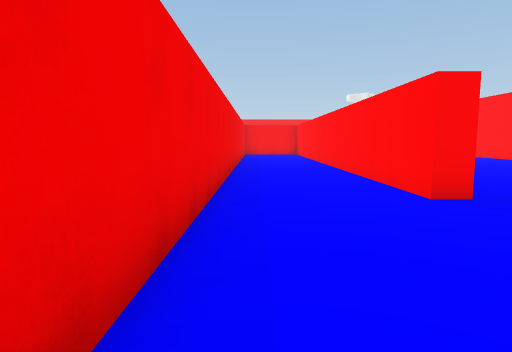
view 1 (above)

15 first-person views from a walk through a scene from a Unity 3-D project. The camera is 1.4 m above the floor, tilts 6° down and sees 75° across. The floor is counted in squares, 2 m on a side. Each view is taken from the middle of a square. On the plan, view 1 faces up. The plan holds only what a view shows up to about 10 squares ahead; the rest is blank. The place goes on beyond the plan.

view 2
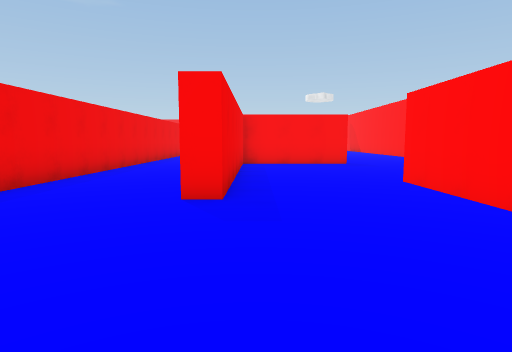

view 3
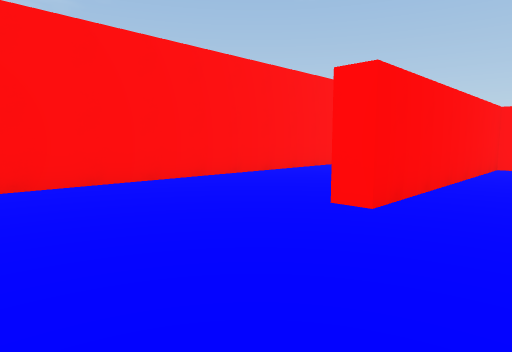

view 4
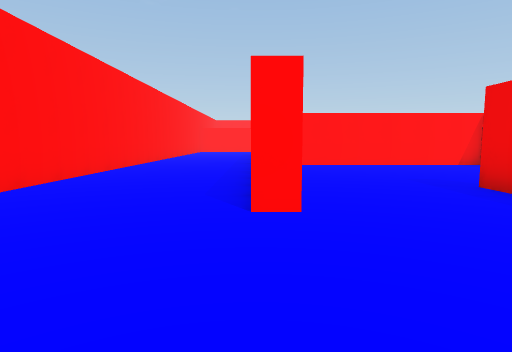

view 5
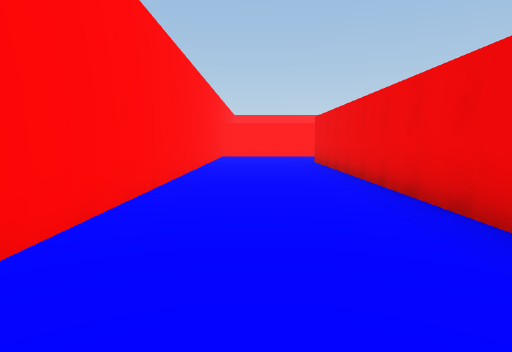

view 6
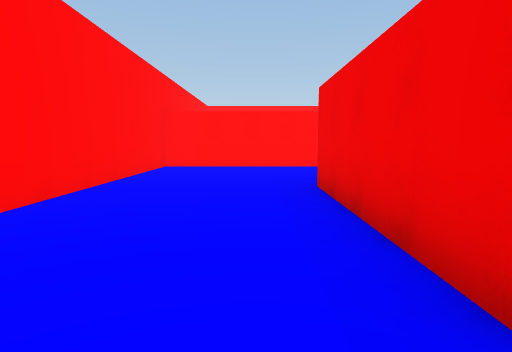

view 7
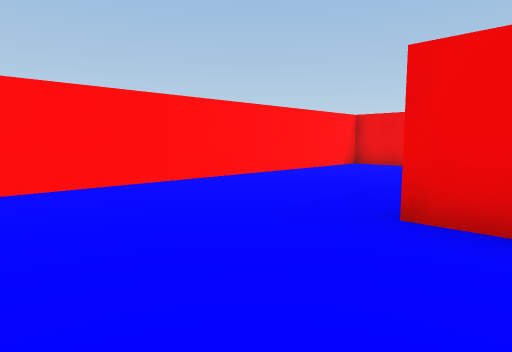

view 8
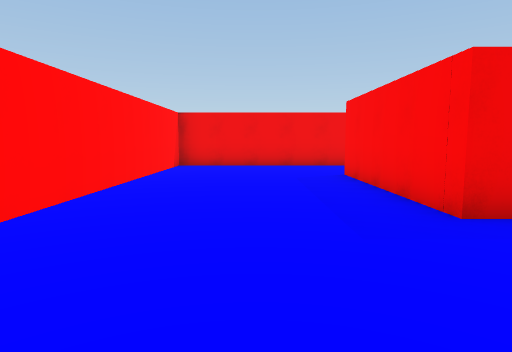

view 9
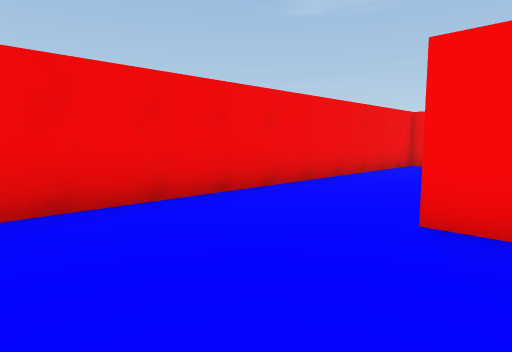

view 10
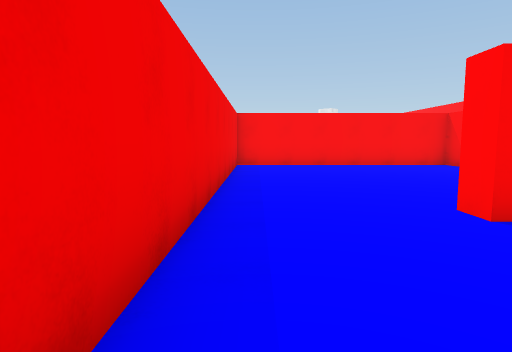

view 11
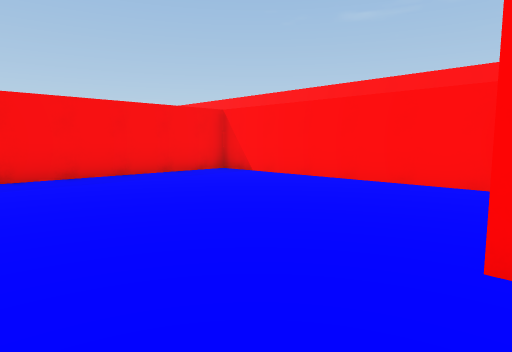

view 12
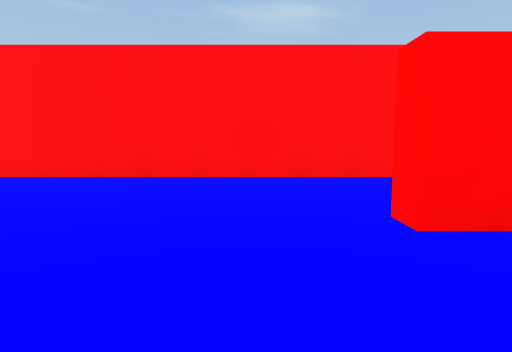

view 13
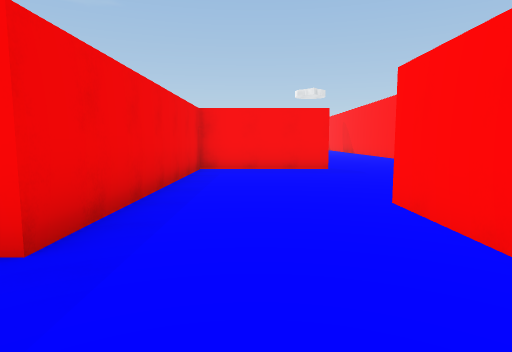

view 14
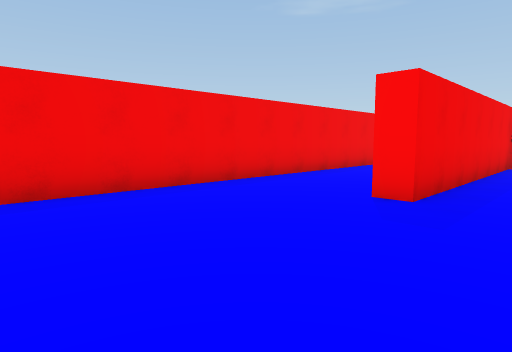

view 15
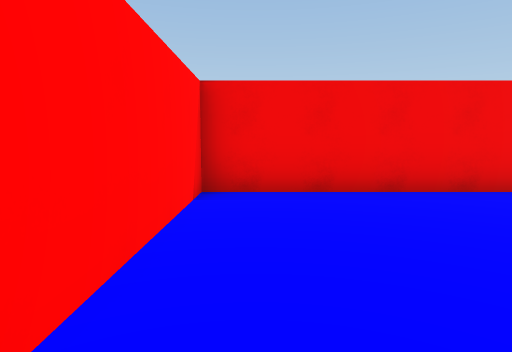

### Floor plan
Points are (right, up) in squares from view 1. A wall is a line through its corners. A room is listed if a view was taken in it or the views show most of it. See-through windows are left out.
Room 1 (views 1, 2, 3, 4, 5, 6, 7, 8, 9, 10, 11, 12, 13, 14, 15)
walls: (6, 0.5) (6, -8.1) (2.1, -8.1) (2.1, -7.6); (5.6, -7.1) (5.6, -1.3) (-0.5, -1.3) (-0.5, -12.2) (9.5, -12.2) (9.5, 10.5); (5.9, 10.3) (2.6, 10.3) (2.6, 4) (2.1, 4) (2.1, 10.1); (-0.5, 10.1) (-0.5, -0.7) (5.6, -0.7) (5.6, 5.7) (6.1, 5.7)

Where each view was taken, in squares from view 1:
view 1: 0 up, 0 right, facing up
view 2: 0 up, 3 right, facing up
view 3: 9 up, 4 right, facing down-right
view 4: 9 up, 6 right, facing down
view 5: 3 up, 8 right, facing down
view 6: 3 down, 7 right, facing down
view 7: 7 down, 9 right, facing down-left
view 8: 10 down, 9 right, facing left
view 9: 11 down, 3 right, facing up-left
view 10: 11 down, 0 right, facing up
view 11: 8 down, 0 right, facing up-right
view 12: 7 up, 3 right, facing right
view 13: 2 up, 4 right, facing up
view 14: 0 up, 4 right, facing up-left
view 15: 0 up, 4 right, facing left
